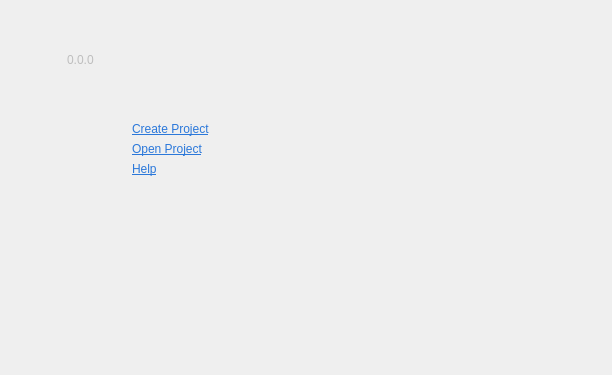
<?xml version="1.0" encoding="UTF-8"?>
<ui version="4.0">
 <class>StartUpView</class>
 <widget class="QWidget" name="StartUpView">
  <property name="geometry">
   <rect>
    <x>0</x>
    <y>0</y>
    <width>612</width>
    <height>375</height>
   </rect>
  </property>
  <property name="windowTitle">
   <string>Form</string>
  </property>
  <layout class="QGridLayout" name="gridLayout_5">
   <property name="leftMargin">
    <number>0</number>
   </property>
   <property name="topMargin">
    <number>0</number>
   </property>
   <property name="rightMargin">
    <number>0</number>
   </property>
   <property name="bottomMargin">
    <number>0</number>
   </property>
   <property name="spacing">
    <number>0</number>
   </property>
   <item row="0" column="0">
    <widget class="QLabel" name="topEmptyLabel">
     <property name="text">
      <string/>
     </property>
    </widget>
   </item>
   <item row="1" column="0">
    <layout class="QGridLayout" name="gridLayout">
     <property name="leftMargin">
      <number>9</number>
     </property>
     <property name="topMargin">
      <number>9</number>
     </property>
     <property name="rightMargin">
      <number>9</number>
     </property>
     <property name="bottomMargin">
      <number>9</number>
     </property>
     <item row="0" column="0">
      <spacer name="horizontalSpacer">
       <property name="orientation">
        <enum>Qt::Horizontal</enum>
       </property>
       <property name="sizeType">
        <enum>QSizePolicy::Preferred</enum>
       </property>
       <property name="sizeHint" stdset="0">
        <size>
         <width>0</width>
         <height>40</height>
        </size>
       </property>
      </spacer>
     </item>
     <item row="0" column="1">
      <widget class="QFrame" name="frame">
       <property name="sizePolicy">
        <sizepolicy hsizetype="Expanding" vsizetype="Expanding">
         <horstretch>0</horstretch>
         <verstretch>0</verstretch>
        </sizepolicy>
       </property>
       <property name="minimumSize">
        <size>
         <width>500</width>
         <height>300</height>
        </size>
       </property>
       <property name="maximumSize">
        <size>
         <width>1200</width>
         <height>16777215</height>
        </size>
       </property>
       <property name="frameShape">
        <enum>QFrame::NoFrame</enum>
       </property>
       <property name="frameShadow">
        <enum>QFrame::Raised</enum>
       </property>
       <layout class="QGridLayout" name="gridLayout_3">
        <property name="leftMargin">
         <number>40</number>
        </property>
        <property name="topMargin">
         <number>30</number>
        </property>
        <property name="rightMargin">
         <number>20</number>
        </property>
        <property name="verticalSpacing">
         <number>1</number>
        </property>
        <item row="2" column="0">
         <widget class="QWidget" name="widget" native="true">
          <property name="sizePolicy">
           <sizepolicy hsizetype="Preferred" vsizetype="Expanding">
            <horstretch>0</horstretch>
            <verstretch>0</verstretch>
           </sizepolicy>
          </property>
          <property name="minimumSize">
           <size>
            <width>260</width>
            <height>0</height>
           </size>
          </property>
          <property name="maximumSize">
           <size>
            <width>260</width>
            <height>16777215</height>
           </size>
          </property>
          <layout class="QGridLayout" name="gridLayout_4">
           <property name="leftMargin">
            <number>20</number>
           </property>
           <property name="topMargin">
            <number>0</number>
           </property>
           <item row="1" column="0">
            <spacer name="verticalSpacer">
             <property name="orientation">
              <enum>Qt::Vertical</enum>
             </property>
             <property name="sizeHint" stdset="0">
              <size>
               <width>20</width>
               <height>40</height>
              </size>
             </property>
            </spacer>
           </item>
           <item row="0" column="0">
            <widget class="QWidget" name="widget_2" native="true">
             <property name="sizePolicy">
              <sizepolicy hsizetype="Fixed" vsizetype="Fixed">
               <horstretch>0</horstretch>
               <verstretch>0</verstretch>
              </sizepolicy>
             </property>
             <layout class="QGridLayout" name="gridLayout_2">
              <item row="0" column="0">
               <widget class="QLabel" name="createProjectIcon">
                <property name="text">
                 <string/>
                </property>
                <property name="pixmap">
                 <pixmap resource="../../Resources/Resources.qrc">:/Graphics/Icons/project_new.png</pixmap>
                </property>
                <property name="alignment">
                 <set>Qt::AlignCenter</set>
                </property>
               </widget>
              </item>
              <item row="0" column="1">
               <widget class="QLabel" name="createProject">
                <property name="text">
                 <string>&lt;a href=&quot;#&quot; style=&quot;color:#2b78da;&quot;&gt;Create Project&lt;/a&gt;</string>
                </property>
                <property name="alignment">
                 <set>Qt::AlignLeading|Qt::AlignLeft|Qt::AlignVCenter</set>
                </property>
                <property name="margin">
                 <number>0</number>
                </property>
                <property name="indent">
                 <number>-1</number>
                </property>
               </widget>
              </item>
              <item row="1" column="0">
               <widget class="QLabel" name="openProjectIcon">
                <property name="text">
                 <string/>
                </property>
                <property name="pixmap">
                 <pixmap resource="../../Resources/Resources.qrc">:/Graphics/Icons/project_open.png</pixmap>
                </property>
                <property name="alignment">
                 <set>Qt::AlignCenter</set>
                </property>
               </widget>
              </item>
              <item row="1" column="1">
               <widget class="QLabel" name="openProject">
                <property name="text">
                 <string>&lt;a href=&quot;#&quot; style=&quot;color:#2b78da;&quot;&gt;Open Project&lt;/a&gt;</string>
                </property>
                <property name="alignment">
                 <set>Qt::AlignLeading|Qt::AlignLeft|Qt::AlignVCenter</set>
                </property>
                <property name="margin">
                 <number>0</number>
                </property>
                <property name="indent">
                 <number>-1</number>
                </property>
               </widget>
              </item>
              <item row="2" column="0">
               <widget class="QLabel" name="helpIcon">
                <property name="text">
                 <string/>
                </property>
                <property name="pixmap">
                 <pixmap resource="../../Resources/Resources.qrc">:/Graphics/Icons/help.png</pixmap>
                </property>
                <property name="alignment">
                 <set>Qt::AlignCenter</set>
                </property>
               </widget>
              </item>
              <item row="2" column="1">
               <widget class="QLabel" name="help">
                <property name="text">
                 <string>&lt;a href=&quot;http://dimkanovikov.pro/kit/scenarist/help.html&quot; style=&quot;color:#2b78da;&quot;&gt;Help&lt;/a&gt;</string>
                </property>
                <property name="alignment">
                 <set>Qt::AlignLeading|Qt::AlignLeft|Qt::AlignVCenter</set>
                </property>
                <property name="margin">
                 <number>0</number>
                </property>
                <property name="indent">
                 <number>-1</number>
                </property>
                <property name="openExternalLinks">
                 <bool>true</bool>
                </property>
               </widget>
              </item>
             </layout>
            </widget>
           </item>
           <item row="0" column="1">
            <spacer name="horizontalSpacer_3">
             <property name="orientation">
              <enum>Qt::Horizontal</enum>
             </property>
             <property name="sizeType">
              <enum>QSizePolicy::Preferred</enum>
             </property>
             <property name="sizeHint" stdset="0">
              <size>
               <width>40</width>
               <height>20</height>
              </size>
             </property>
            </spacer>
           </item>
          </layout>
         </widget>
        </item>
        <item row="2" column="1">
         <widget class="QListView" name="recentFiles">
          <property name="cursor" stdset="0">
           <cursorShape>PointingHandCursor</cursorShape>
          </property>
          <property name="styleSheet">
           <string notr="true">background-color: palette(window)</string>
          </property>
          <property name="frameShape">
           <enum>QFrame::NoFrame</enum>
          </property>
          <property name="verticalScrollBarPolicy">
           <enum>Qt::ScrollBarAsNeeded</enum>
          </property>
          <property name="editTriggers">
           <set>QAbstractItemView::NoEditTriggers</set>
          </property>
         </widget>
        </item>
        <item row="0" column="0" colspan="2">
         <layout class="QHBoxLayout" name="horizontalLayout">
          <item>
           <widget class="QLabel" name="logo">
            <property name="font">
             <font>
              <pointsize>22</pointsize>
              <weight>75</weight>
              <bold>true</bold>
              <underline>false</underline>
             </font>
            </property>
            <property name="text">
             <string/>
            </property>
            <property name="pixmap">
             <pixmap resource="../../Resources/Resources.qrc">:/Images/logo-black.png</pixmap>
            </property>
           </widget>
          </item>
          <item>
           <widget class="QLabel" name="version">
            <property name="enabled">
             <bool>false</bool>
            </property>
            <property name="sizePolicy">
             <sizepolicy hsizetype="Expanding" vsizetype="Preferred">
              <horstretch>0</horstretch>
              <verstretch>0</verstretch>
             </sizepolicy>
            </property>
            <property name="text">
             <string>0.0.0</string>
            </property>
            <property name="alignment">
             <set>Qt::AlignLeading|Qt::AlignLeft|Qt::AlignTop</set>
            </property>
            <property name="margin">
             <number>3</number>
            </property>
            <property name="indent">
             <number>-1</number>
            </property>
           </widget>
          </item>
         </layout>
        </item>
        <item row="1" column="0">
         <spacer name="verticalSpacer_2">
          <property name="orientation">
           <enum>Qt::Vertical</enum>
          </property>
          <property name="sizeType">
           <enum>QSizePolicy::Fixed</enum>
          </property>
          <property name="sizeHint" stdset="0">
           <size>
            <width>20</width>
            <height>26</height>
           </size>
          </property>
         </spacer>
        </item>
       </layout>
      </widget>
     </item>
     <item row="0" column="2">
      <spacer name="horizontalSpacer_2">
       <property name="orientation">
        <enum>Qt::Horizontal</enum>
       </property>
       <property name="sizeType">
        <enum>QSizePolicy::Preferred</enum>
       </property>
       <property name="sizeHint" stdset="0">
        <size>
         <width>0</width>
         <height>40</height>
        </size>
       </property>
      </spacer>
     </item>
    </layout>
   </item>
  </layout>
 </widget>
 <resources>
  <include location="../../Resources/Resources.qrc"/>
 </resources>
 <connections/>
</ui>
